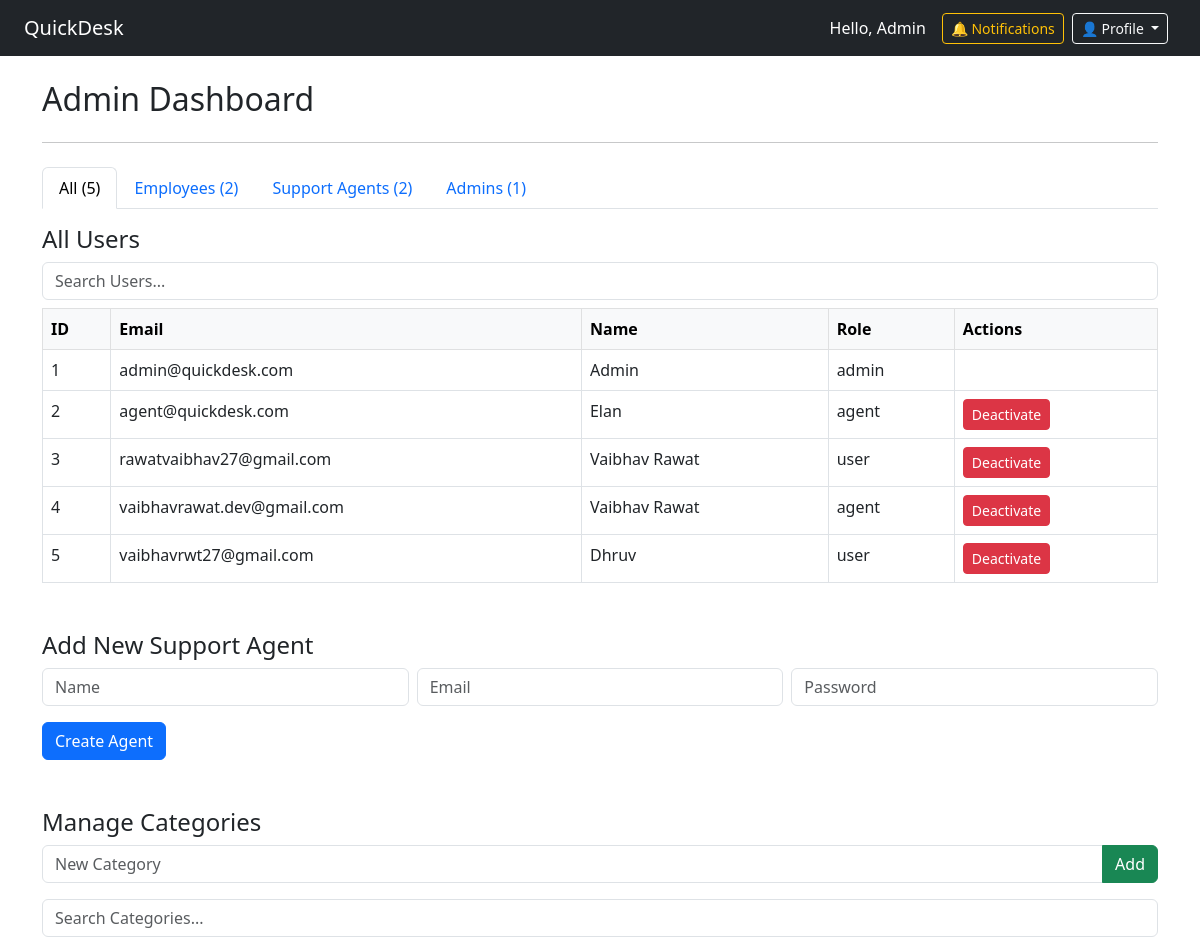
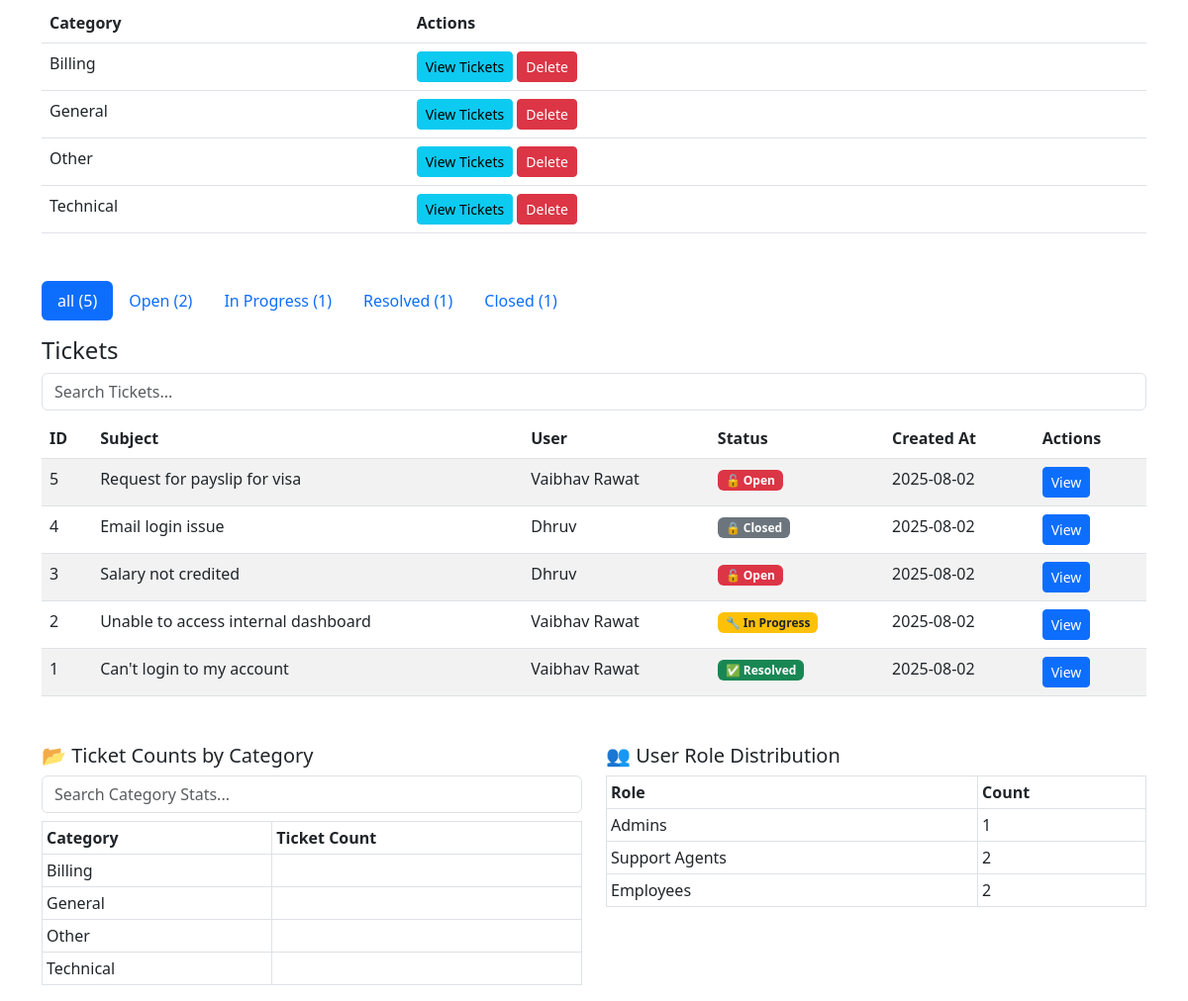
The page /admin (signed in) on the database its author committed (2 pictures, top to bottom).
### app.py (models this page shows, shortened)
class User(db.Model, UserMixin):
    id = db.Column(db.Integer, primary_key=True)
    email = db.Column(db.String(150), unique=True, nullable=False)
    name = db.Column(db.String(150), nullable=False)
    password_hash = db.Column(db.String(200), nullable=False)
    role = db.Column(db.String(50), default='user')
    is_active = db.Column(db.Boolean, default=True)
    notifications = db.relationship('Notification', backref='user', lazy='dynamic')
    tickets = db.relationship('Ticket', backref='owner', lazy=True)
    replies = db.relationship('TicketReply', backref='author', lazy=True)

class Category(db.Model):
    id = db.Column(db.Integer, primary_key=True)
    name = db.Column(db.String(100), unique=True, nullable=False)

class Ticket(db.Model):
    id = db.Column(db.Integer, primary_key=True)
    subject = db.Column(db.String(200), nullable=False)
    description = db.Column(db.Text, nullable=False)
    category = db.Column(db.String(100), nullable=False)
    attachment = db.Column(db.String(200))
    status = db.Column(db.String(50), default='Open')
    user_id = db.Column(db.Integer, db.ForeignKey('user.id'), nullable=False)
    user_name = db.Column(db.String(150), nullable=False)  # ✅ store user name
    created_at = db.Column(db.DateTime, default=datetime.utcnow)
    replies = db.relationship('TicketReply', backref='ticket', lazy=True)

### app.py (the view)
@app.route('/admin')
@login_required
@role_required('admin')
def admin_dashboard():
    status_filter = request.args.get('status')
    user_filter = request.args.get('user_role')
    ticket_query = Ticket.query
    if status_filter and status_filter != 'all':
        ticket_query = ticket_query.filter_by(status=status_filter)
    tickets = ticket_query.order_by(Ticket.created_at.desc()).all()
    all_count = Ticket.query.count()
    open_count = Ticket.query.filter_by(status='Open').count()
    inprogress_count = Ticket.query.filter_by(status='In Progress').count()
    resolved_count = Ticket.query.filter_by(status='Resolved').count()
    closed_count = Ticket.query.filter_by(status='Closed').count()
    if user_filter and user_filter != 'all':
        users = User.query.filter_by(role=user_filter).order_by(User.id.asc()).all()
    else:
        users = User.query.order_by(User.id.asc()).all()
    employee_count = User.query.filter_by(role='user').count()
    agent_count = User.query.filter_by(role='agent').count()
    admin_count = User.query.filter_by(role='admin').count()
    total_users = User.query.count()
    categories = Category.query.order_by(Category.name.asc()).all()
    return render_template('admin_dashboard.html',
                           users=users,
                           tickets=tickets,
                           all_count=all_count,
                           open_count=open_count,
                           inprogress_count=inprogress_count,
                           resolved_count=resolved_count,
                           closed_count=closed_count,
                           current_status=status_filter or 'all',
                           current_user_role=user_filter or 'all',
                           total_users=total_users,
                           employee_count=employee_count,
                           agent_count=agent_count,
                           admin_count=admin_count,
                           categories=categories)

### app.py (called while the page is built)
@login_manager.user_loader
def load_user(user_id):
    return User.query.get(int(user_id))

def role_required(role_name):
    def wrapper(f):
        @wraps(f)
        def decorated_function(*args, **kwargs):
            if not current_user.is_authenticated or current_user.role != role_name:
                flash("Access denied.", "warning")
                return redirect(url_for('dashboard'))
            return f(*args, **kwargs)
        return decorated_function
    return wrapper

### templates/admin_dashboard.html (shortened to what this page needs)
{% extends 'base.html' %}
{% block content %}
<h2>Admin Dashboard</h2>
<hr class="my-4">
<ul class="nav nav-tabs mb-3">
  {% for role, label, count in [('all', 'All', total_users), ('user', 'Employees', employee_count), ('agent', 'Support Agents', agent_count), ('admin', 'Admins', admin_count)] %}
  <li class="nav-item">
    <a class="nav-link {% if current_user_role == role %}active{% endif %}" href="{{ url_for('admin_dashboard', user_role=role, status=current_status) }}">{{ label }} ({{ count }})</a>
  </li>
  {% endfor %}
</ul>
<h4>All Users</h4>
<input type="text" class="form-control mb-2" placeholder="Search Users..." onkeyup="filterTable('usersTable', this.value)">
<table class="table table-bordered mb-5" id="usersTable">
  <thead class="table-light">
    <tr>
      <th>ID</th>
      <th>Email</th>
      <th>Name</th>
      <th>Role</th>
      <th>Actions</th>
    </tr>
  </thead>
  <tbody>
    {% for user in users %}
    <tr>
      <td>{{ user.id }}</td>
      <td>{{ user.email }}</td>
      <td>{{ user.name }}</td>
      <td>{{ user.role }}</td>
      <td>
        {% if user.role != 'admin' %}
        <form method="POST" action="{{ url_for('toggle_user_status', user_id=user.id) }}">
          {% if user.is_active %}
          <button class="btn btn-sm btn-danger">Deactivate</button>
          {% else %}
          <button class="btn btn-sm btn-success">Activate</button>
          {% endif %}
        </form>
        {% endif %}
      </td>
    </tr>
    {% endfor %}
  </tbody>
</table>
<h4>Add New Support Agent</h4>
<form method="POST" action="{{ url_for('create_agent') }}" class="mb-5">
  <div class="row g-2">
    <div class="col-md-4"><input type="text" name="name" class="form-control" placeholder="Name" required></div>
    <div class="col-md-4"><input type="email" name="email" class="form-control" placeholder="Email" required></div>
    <div class="col-md-4"><input type="password" name="password" class="form-control" placeholder="Password" required></div>
  </div>
  <button class="btn btn-primary mt-3">Create Agent</button>
</form>
<h4>Manage Categories</h4>
<form method="POST" action="{{ url_for('add_category') }}" class="mb-3">
  <div class="input-group">
    <input type="text" name="category" class="form-control" placeholder="New Category" required>
    <button class="btn btn-success">Add</button>
  </div>
</form>
<input type="text" class="form-control mb-2" placeholder="Search Categories..." onkeyup="filterTable('categoriesTable', this.value)">
<table class="table table-hover mb-5" id="categoriesTable">
  <thead><tr><th>Category</th><th>Actions</th></tr></thead>
  <tbody>
    {% for cat in categories %}
    <tr>
      <td>{{ cat.name }}</td>
      <td>
        <a href="{{ url_for('filter_by_category', category=cat.name) }}" class="btn btn-sm btn-info">View Tickets</a>
        <a href="{{ url_for('delete_category', category_id=cat.id) }}" class="btn btn-sm btn-danger">Delete</a>
      </td>
    </tr>
    {% else %}
    <tr><td colspan="2" class="text-center">No categories available.</td></tr>
    {% endfor %}
  </tbody>
</table>
<ul class="nav nav-pills mb-3">
  {% for label, count in [('all', all_count), ('Open', open_count), ('In Progress', inprogress_count), ('Resolved', resolved_count), ('Closed', closed_count)] %}
  <li class="nav-item">
    <a class="nav-link {% if current_status == label %}active{% endif %}" href="{{ url_for('admin_dashboard', status=label) }}">
      {{ label }} ({{ count }})
    </a>
  </li>
  {% endfor %}
</ul>
<h4>Tickets</h4>
<input type="text" class="form-control mb-2" placeholder="Search Tickets..." onkeyup="filterTable('ticketsTable', this.value)">
<table class="table table-striped" id="ticketsTable">
  <thead>
    <tr>
      <th>ID</th>
      <th>Subject</th>
      <th>User</th>
      <th>Status</th>
      <th>Created At</th>
      <th>Actions</th>
    </tr>
  </thead>
  <tbody>
    {% for ticket in tickets %}
    <tr>
      <td>{{ ticket.id }}</td>
      <td>{{ ticket.subject }}</td>
      <td>{{ ticket.owner.name }}</td>
      <td>
        {% if ticket.status == 'Open' %}
        <span class="badge bg-danger">🔓 Open</span>
        {% elif ticket.status == 'In Progress' %}
        <span class="badge bg-warning text-dark">🔧 In Progress</span>
        {% elif ticket.status == 'Resolved' %}
        <span class="badge bg-success">✅ Resolved</span>
        {% elif ticket.status == 'Closed' %}
        <span class="badge bg-secondary">🔒 Closed</span>
        {% else %}
        <span class="badge bg-dark">{{ ticket.status }}</span>
        {% endif %}
      </td>
      <td>{{ ticket.created_at.strftime('%Y-%m-%d') }}</td>
      <td>
        <a href="{{ url_for('view_ticket', ticket_id=ticket.id) }}" class="btn btn-sm btn-primary">View</a>
      </td>
    </tr>
    {% else %}
    <tr><td colspan="6" class="text-center">No tickets found for this status.</td></tr>
    {% endfor %}
  </tbody>
</table>
<div class="row mt-5">
  <div class="col-md-6">
    <h5>📂 Ticket Counts by Category</h5>
    <input type="text" class="form-control mb-2" placeholder="Search Category Stats..." onkeyup="filterTable('categoryStatsTable', this.value)">
    <table class="table table-bordered table-sm" id="categoryStatsTable">
      <thead><tr><th>Category</th><th>Ticket Count</th></tr></thead>
      <tbody>
        {% for cat in categories %}
        <tr><td>{{ cat.name }}</td><td>{{ cat.ticket_count }}</td></tr>
        {% endfor %}
      </tbody>
    </table>
  </div>
  <div class="col-md-6">
    <h5>👥 User Role Distribution</h5>
    <table class="table table-bordered table-sm">
      <thead><tr><th>Role</th><th>Count</th></tr></thead>
      <tbody>
        <tr><td>Admins</td><td>{{ admin_count }}</td></tr>
        <tr><td>Support Agents</td><td>{{ agent_count }}</td></tr>
        <tr><td>Employees</td><td>{{ employee_count }}</td></tr>
      </tbody>
    </table>
  </div>
</div>
{% endblock %}

### templates/base.html (shortened to what this page needs)
<!DOCTYPE html>
<html lang="en">
<head>
  <link href="https://cdn.jsdelivr.net/npm/bootstrap@5.3.0/dist/css/bootstrap.min.css" rel="stylesheet">
</head>
<body>
  <nav class="navbar navbar-expand-lg navbar-dark bg-dark px-4">
    <a class="navbar-brand" href="{{ url_for('dashboard') }}">QuickDesk</a>
    {% if current_user.is_authenticated %}
    <div class="ms-auto d-flex align-items-center">
      <span class="text-white me-3">Hello, {{ current_user.name }}</span>
      <a class="btn btn-sm btn-outline-warning me-2" href="{{ url_for('notifications') }}">
        🔔 Notifications
      </a>
      <div class="dropdown me-2">
        <button class="btn btn-sm btn-outline-light dropdown-toggle" type="button" data-bs-toggle="dropdown">
          👤 Profile
        </button>
      </div>
    </div>
    {% else %}
    <div class="ms-auto">
      <a class="btn btn-outline-light btn-sm" href="{{ url_for('login') }}">Login</a>
    </div>
    {% endif %}
  </nav>
  <div class="container mt-4">
    {% block content %}{% endblock %}
  </div>
</body>
</html>

### rows shown on the page
User: name "Admin", id "1", email "admin@quickdesk.com", role "admin"
User: id "2", email "agent@quickdesk.com", name "Elan", role "agent", is_active "Deactivate"
User: id "3", email "rawatvaibhav27@gmail.com", name "Vaibhav Rawat", role "user", is_active "Deactivate"
User: id "4", email "vaibhavrawat.dev@gmail.com", name "Vaibhav Rawat", role "agent", is_active "Deactivate"
User: id "5", email "vaibhavrwt27@gmail.com", name "Dhruv", role "user", is_active "Deactivate"
Category: name "Billing"
Category: name "General"
Category: name "Other"
Category: name "Technical"
Ticket: status "Resolved", id "1", subject "Can't login to my account", owner.name "Vaibhav Rawat", shows "✅ Resolved", created_at "2025-08-02"
Ticket: id "5", subject "Request for payslip for visa", owner.name "Vaibhav Rawat", status "🔓 Open", created_at "2025-08-02"
Ticket: id "4", subject "Email login issue", owner.name "Dhruv", status "🔒 Closed", created_at "2025-08-02"
Ticket: id "3", subject "Salary not credited", owner.name "Dhruv", status "🔓 Open", created_at "2025-08-02"
Ticket: id "2", subject "Unable to access internal dashboard", owner.name "Vaibhav Rawat", status "🔧 In Progress", created_at "2025-08-02"

### other values the page prints
{{ label }} "All" "Employees" "Support Agents" "Admins"
{{ count }} "5" "2" "2" "1"
{{ label }} "all" "Open" "In Progress" "Closed"
{{ count }} "5" "2" "1" "1"
{{ admin_count }} "1"
{{ agent_count }} "2"
{{ employee_count }} "2"
